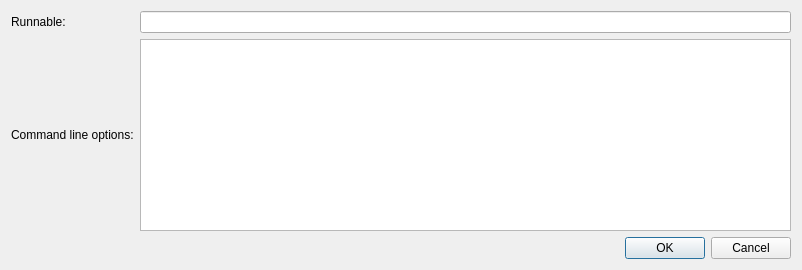
<?xml version="1.0" encoding="UTF-8"?>
<ui version="4.0">
 <class>TomoToolConfigCustom</class>
 <widget class="QDialog" name="TomoToolConfigCustom">
  <property name="geometry">
   <rect>
    <x>0</x>
    <y>0</y>
    <width>802</width>
    <height>152</height>
   </rect>
  </property>
  <property name="windowTitle">
   <string>Custom tool configuration</string>
  </property>
  <layout class="QGridLayout" name="gridLayout_2">
   <item row="0" column="0">
    <layout class="QGridLayout" name="gridLayout">
     <item row="0" column="0">
      <widget class="QLabel" name="label_runnable">
       <property name="text">
        <string>Runnable:</string>
       </property>
      </widget>
     </item>
     <item row="0" column="2">
      <widget class="QLineEdit" name="lineEdit_runnable"/>
     </item>
     <item row="1" column="0" colspan="2">
      <widget class="QLabel" name="label_cli_options">
       <property name="sizePolicy">
        <sizepolicy hsizetype="Preferred" vsizetype="Fixed">
         <horstretch>0</horstretch>
         <verstretch>0</verstretch>
        </sizepolicy>
       </property>
       <property name="text">
        <string>Command line options:</string>
       </property>
      </widget>
     </item>
     <item row="1" column="2">
      <widget class="QTextEdit" name="textEdit">
       <property name="sizePolicy">
        <sizepolicy hsizetype="Minimum" vsizetype="Fixed">
         <horstretch>0</horstretch>
         <verstretch>0</verstretch>
        </sizepolicy>
       </property>
      </widget>
     </item>
     <item row="2" column="1" colspan="2">
      <layout class="QVBoxLayout" name="verticalLayout">
       <item>
        <spacer name="verticalSpacer">
         <property name="orientation">
          <enum>Qt::Vertical</enum>
         </property>
         <property name="sizeHint" stdset="0">
          <size>
           <width>20</width>
           <height>17</height>
          </size>
         </property>
        </spacer>
       </item>
       <item>
        <widget class="QDialogButtonBox" name="buttonBox">
         <property name="orientation">
          <enum>Qt::Horizontal</enum>
         </property>
         <property name="standardButtons">
          <set>QDialogButtonBox::Cancel|QDialogButtonBox::Ok</set>
         </property>
        </widget>
       </item>
      </layout>
     </item>
    </layout>
   </item>
  </layout>
 </widget>
 <resources/>
 <connections>
  <connection>
   <sender>buttonBox</sender>
   <signal>accepted()</signal>
   <receiver>TomoToolConfigCustom</receiver>
   <slot>accept()</slot>
   <hints>
    <hint type="sourcelabel">
     <x>248</x>
     <y>254</y>
    </hint>
    <hint type="destinationlabel">
     <x>157</x>
     <y>274</y>
    </hint>
   </hints>
  </connection>
  <connection>
   <sender>buttonBox</sender>
   <signal>rejected()</signal>
   <receiver>TomoToolConfigCustom</receiver>
   <slot>reject()</slot>
   <hints>
    <hint type="sourcelabel">
     <x>316</x>
     <y>260</y>
    </hint>
    <hint type="destinationlabel">
     <x>286</x>
     <y>274</y>
    </hint>
   </hints>
  </connection>
 </connections>
</ui>
